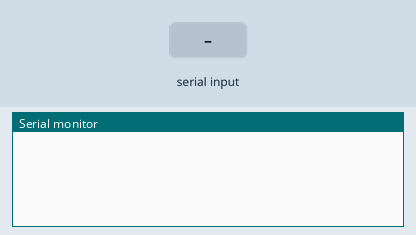
This sketch was run on a simulated Arduino Uno, built with avr-gcc and run on an emulated ATmega328P. On the bench: the last lines printed to the serial monitor. The test bench sets the inputs (shaded band).

Above: at 1.7 s.
1.8 s: "stay\n" received over Serial
At 3.0 s:
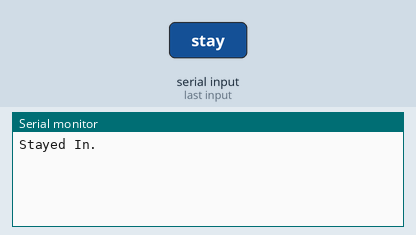
3.3 s: "rotate_right\n" received over Serial
At 6.1 s:
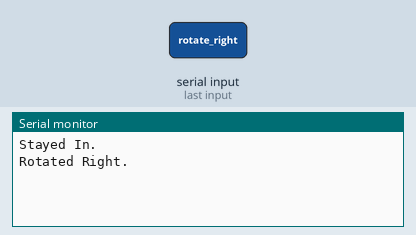
6.3 s: "rotate_left\n" received over Serial
At 9.6 s:
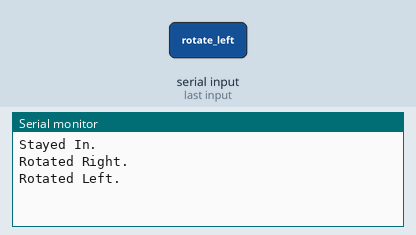

Measured:
- after the input at 1.8 s, the serial monitor: prints a new line at once (image 1)
- after the input at 3.3 s, the serial monitor: prints a new line after 2.0 s (image 2)
- after the input at 6.3 s, the serial monitor: prints a new line after 2.0 s (image 3)

The sketch:

rpi_esp_stepper_rotation.ino
```cpp
void setup()
{
  Serial.begin(9600);
  delay(500);
}

void loop()
{
  if (Serial.available() > 0)
  {
    // Read the material type from serial input
    String rotate_dir = Serial.readStringUntil('\n');

    // Send back the constrained fill percentage based on material type
    if (rotate_dir=="stay")
    {
      Serial.print("Stayed In.\n");
    }
    else if (rotate_dir=="rotate_right")
    {
      delay(2000);
      Serial.print("Rotated Right.\n");
    }

    else if (rotate_dir=="rotate_left")
    {
      delay(2000);
      Serial.print("Rotated Left.\n");
    }

  delay(1000);
}
}
```
